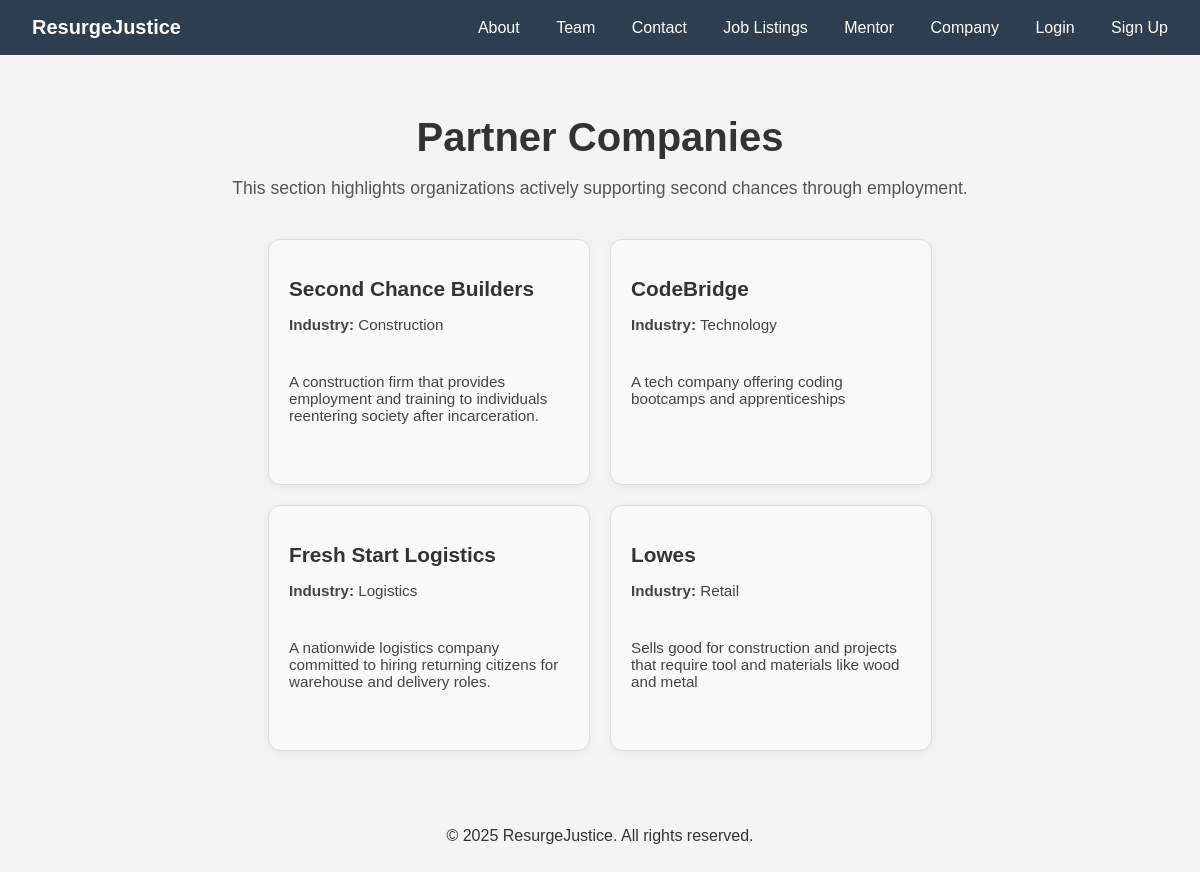
The page /company/ on the database its author committed.
### accounts/models.py (models this page shows, shortened)
class Company(models.Model):
    name = models.CharField(max_length=255)
    industry = models.CharField(max_length=255, blank=True)
    description = models.TextField(blank=True)

### core/views.py (the view)
# urls.py: path('company/', views.company, name='company'),
def company(request):
    companies = Company.objects.all()[:5]  # Show first 5 companies
    return render(request, 'company.html', {'companies': companies})

### core/templates/company.html
{% extends 'base.html' %}
{% block content %}
<div class="company-container">
  <h1>Partner Companies</h1>
  <p>This section highlights organizations actively supporting second chances through employment.</p>
  <div class="company-grid">
    {% for company in companies %}
      <div class="company-card">
        <h2>{{ company.name }}</h2>
        <p><strong>Industry:</strong> {{ company.industry }}</p>
        <p>{{ company.description }}</p>
      </div>
    {% empty %}
      <p>No companies found.</p>
    {% endfor %}
  </div>
</div>
{% endblock %}

### static/css/styles.css (style rules this page uses)
body { font-family: 'Arial', sans-serif; margin: 0; padding: 0; background-color: #f4f4f4; color: #333; }
.company-container { max-width: 960px; margin: 60px auto; padding: 0 20px; text-align: center; }
.company-container h1 { font-size: 2.5em; margin-bottom: 10px; }
.company-container p { font-size: 1.1em; color: #555; margin-bottom: 40px; }
.company-grid { display: flex; flex-wrap: wrap; justify-content: center; gap: 20px; }
.company-card { background: #f9f9f9; border: 1px solid #ddd; border-radius: 12px; padding: 20px; width: 280px; box-shadow: 0 2px 8px rgba(0, 0, 0, 0.05); transition: transform 0.2s ease; text-align: left; }
.company-card h2 { margin-bottom: 10px; font-size: 1.3em; color: #333; }
.company-card p { font-size: 0.95em; color: #444; }

### rows shown on the page
Company: name "Second Chance Builders", industry "Construction", description "A construction firm that provides employment and training to individuals reentering society after incarceration."
Company: name "CodeBridge", industry "Technology", description "A tech company offering coding bootcamps and apprenticeships"
Company: name "Fresh Start Logistics", industry "Logistics", description "A nationwide logistics company committed to hiring returning citizens for warehouse and delivery roles."
Company: name "Lowes", industry "Retail", description "Sells good for construction and projects that require tool and materials like wood and metal"
